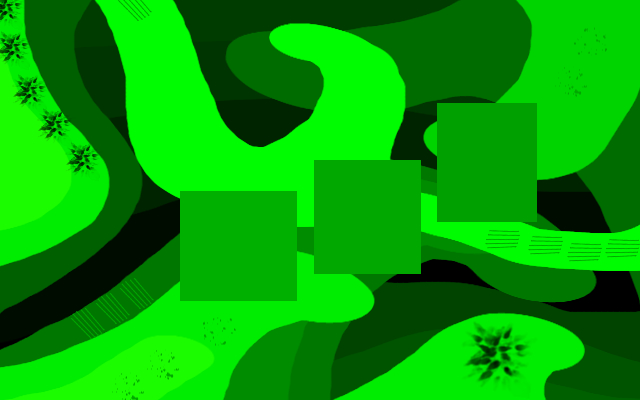
%> input picture Image_Processing_prt2/Thresholding5.jpg, 640 x 400 px
$ octave zad2.m   (GNU Octave 9; MATLAB toolbox functions it lacks are replaced by stand-ins)
%> lines starting %> are read from the running program, lines starting %| are printed output that depends on the picture; in (x1, y1, x2, y2) boxes, pixels count from 0 and x2, y2 are one past the last pixel; in counts of white or black regions, pixels touching at a corner belong together; the program's own positions count from 1
clc
close all
clear all

im = imread("Thresholding5.jpg");
%> im is the input picture: size 400x640x3 uint8; mean R, G, B 1.6, 160.5, 0.3
figure(1)
imshow(im);

threshold = graythresh(im);
%> threshold = 0.4
imbw = im2bw(im,threshold);
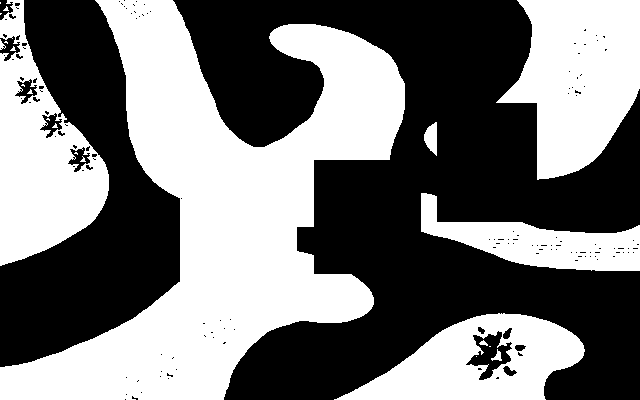
%> imbw: size 400x640 logical; 47.3% white; 22 white regions (13 under 20 px), largest, box (x1, y1, x2, y2) and area: (0, 0, 405, 400) 68461, (496, 0, 640, 180) 17238, (0, 0, 109, 266) 15350
figure(3)
imshow(imbw)


se1 = strel('disk',5);
bwOpen = imopen(imbw,se1);
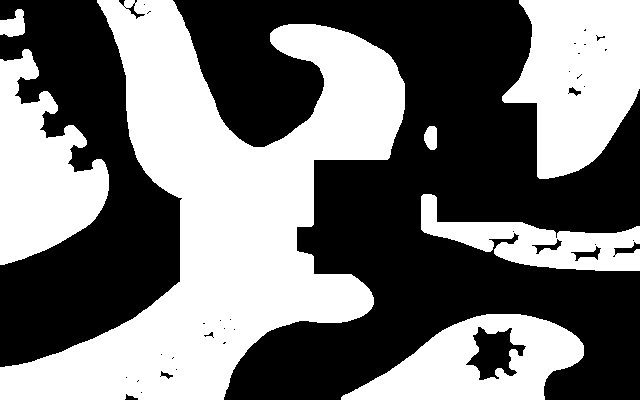
%> bwOpen: size 400x640 logical; 46.3% white; 7 white regions, largest, box (x1, y1, x2, y2) and area: (0, 0, 405, 400) 68289, (502, 0, 640, 179) 17152, (0, 49, 109, 265) 13701

bwErode = imerode(imbw,se1);
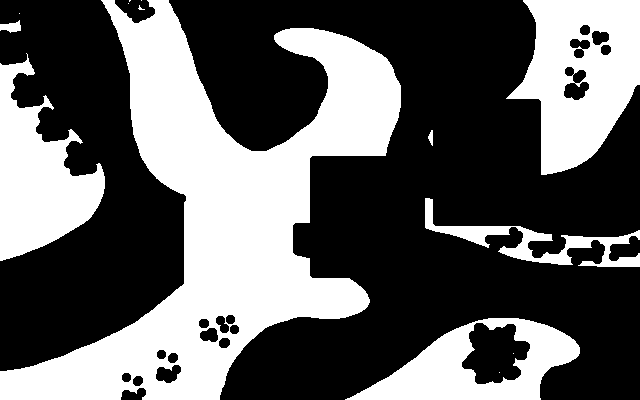
%> bwErode: size 400x640 logical; 38.3% white; 14 white regions (7 under 20 px), largest, box (x1, y1, x2, y2) and area: (0, 0, 401, 400) 59558, (506, 0, 640, 175) 14581, (0, 53, 105, 261) 11375

bwDilate = imdilate(imbw, se1);
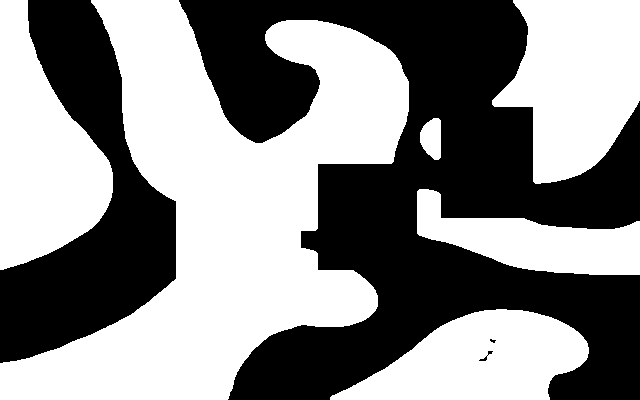
%> bwDilate: size 400x640 logical; 53.9% white; 4 black regions (1 under 20 px), largest, box (x1, y1, x2, y2) and area: (179, 0, 640, 400) 88618, (0, 0, 176, 363) 29241, (479, 351, 493, 361) 35

bwClose = imclose(imbw,se1);
%> bwClose: size 400x640 logical; 48.2% white; 6 white regions, box (x1, y1, x2, y2) and area: (0, 0, 405, 400) 68544, (496, 0, 640, 180) 17280, (0, 0, 109, 266) 16856, (334, 313, 585, 400) 12947, (421, 193, 640, 271) 7588, (424, 122, 437, 156) 302

figure(4)
subplot(2,2,1)
imshow(bwOpen)
title('Open')
subplot(2,2,2)
imshow(bwErode)
title('Erode')
subplot(2,2,3)
imshow(bwDilate)
title('Dilate')
subplot(2,2,4)
imshow(bwClose)
title('Close')

%% 2.2
img = rgb2gray(im);
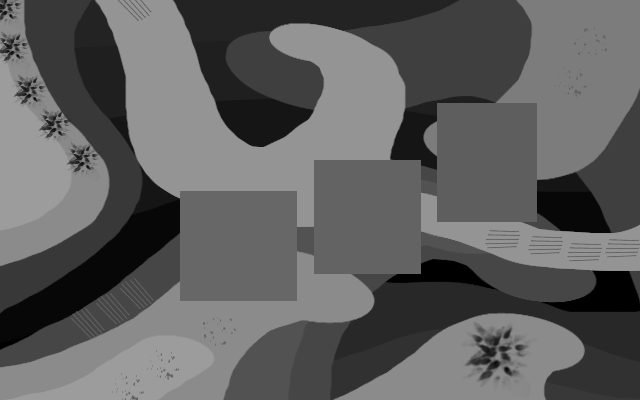
%> img: size 400x640 uint8; min 0, max 157, mean 94.6

se2 = strel('disk',5);
img1 = imdilate(img,se2);
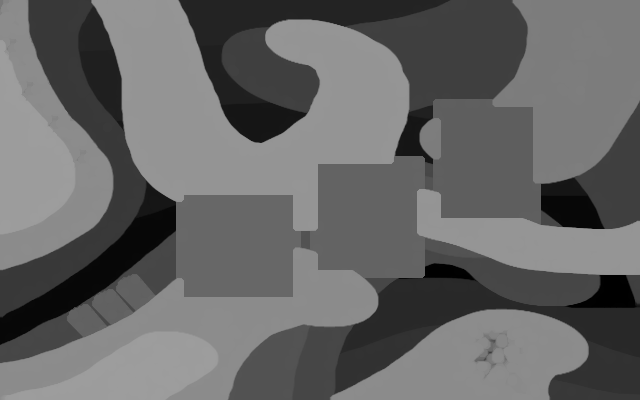
%> img1: size 400x640 uint8; min 0, max 157, mean 102.6
img2 = imsubtract(img1,img);
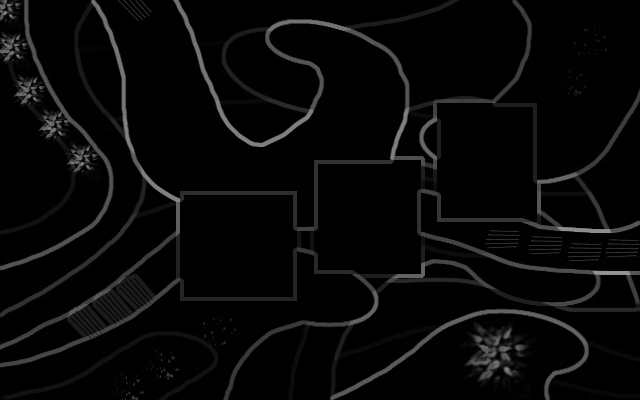
%> img2: size 400x640 uint8; min 0, max 149, mean 8
figure(5)
subplot(1,2,1)
imshow(img1)
title('Dylatacja');
subplot(1,2,2)
imshow(img2)
title('Dzielenie')
